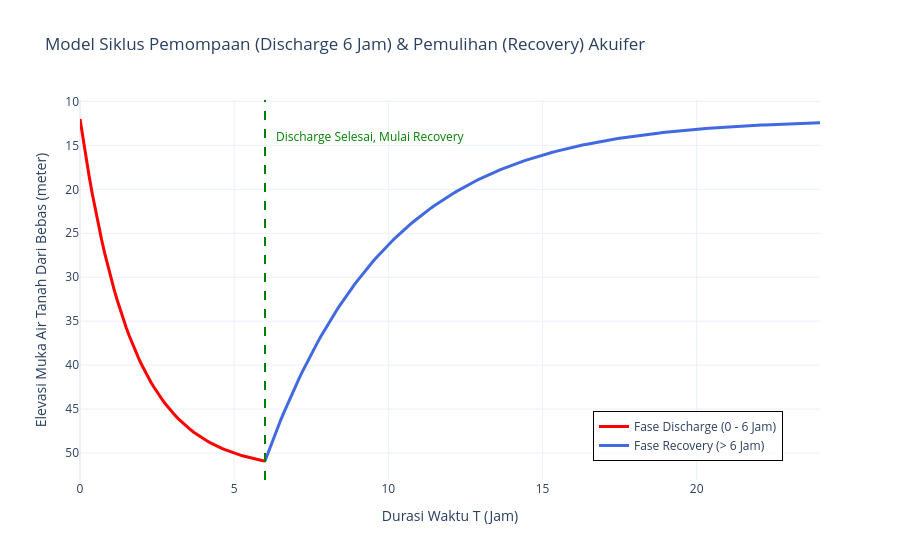

This figure's notebook cell:
### Code cell
import numpy as np
import pandas as pd
import plotly.graph_objects as go

# --- Parameter Simulasi ---
t_discharge = 6.0   # Durasi pemompaan (jam)
t_total = 24.0      # Total durasi simulasi (jam)
dt = 0.1            # Interval waktu (jam)

# Pembuatan array waktu dari 0 s/d 24 jam
waktu = np.arange(0, t_total + dt, dt)

# Parameter hidrologi dummy untuk pendekatan kurva
mat_awal = 12.0     # Muka air tanah awal sebelum dipompa (meter di bawah permukaan tanah)
S_max = 40.0        # Maksimal drawdown/penurunan muka air akibat pemompaan (meter)
k_d = 0.6           # Laju penurunan logaritmik/eksponensial (discharge)
k_r = 0.25          # Laju pemulihan akuifer (recovery)

# --- Perhitungan Muka Air Tanah (MAT) ---
def hitung_penurunan(t):
    if t <= t_discharge:
        # Fase Discharge (Penurunan Muka Air Tanah)
        return S_max * (1 - np.exp(-k_d * t))
    else:
        # Fase Recovery (Pemulihan Muka Air Tanah)
        # s_end adalah titik penurunan terdalam pada saat pompa dimatikan (t = 6)
        s_end = S_max * (1 - np.exp(-k_d * t_discharge))
        return s_end * np.exp(-k_r * (t - t_discharge))

# Aplikasikan fungsi ke seluruh titik waktu
drawdown = np.array([hitung_penurunan(t) for t in waktu])
mat_aktual = mat_awal + drawdown # Kedalaman MAT total

# Membuat DataFrame untuk memudahkan plotting
df = pd.DataFrame({
    'Waktu (Jam)': waktu,
    'MAT (m)': mat_aktual,
})

# --- Visualisasi Menggunakan Plotly ---
fig = go.Figure()

# Filter data untuk masing-masing fase agar warna garis bisa dibedakan
df_discharge = df[df['Waktu (Jam)'] <= t_discharge]
df_recovery = df[df['Waktu (Jam)'] >= t_discharge]

# 1. Tambahkan Trace untuk Fase Discharge
fig.add_trace(go.Scatter(
    x=df_discharge['Waktu (Jam)'],
    y=df_discharge['MAT (m)'],
    mode='lines',
    name='Fase Discharge (0 - 6 Jam)',
    line=dict(color='red', width=3)
))

# 2. Tambahkan Trace untuk Fase Recovery
fig.add_trace(go.Scatter(
    x=df_recovery['Waktu (Jam)'],
    y=df_recovery['MAT (m)'],
    mode='lines',
    name='Fase Recovery (> 6 Jam)',
    line=dict(color='royalblue', width=3)
))

# 3. Tambahkan Garis Penanda Batas Pompa Mati
fig.add_vline(x=t_discharge, line_width=2, line_dash="dash", line_color="green")
fig.add_annotation(
    x=t_discharge + 0.3, 
    y=mat_awal + 2,
    text="Discharge Selesai, Mulai Recovery", 
    showarrow=False, 
    font=dict(color="green", size=12),
    xanchor="left"
)

# 4. Kustomisasi Layout Grafik
fig.update_layout(
    title='Model Siklus Pemompaan (Discharge 6 Jam) & Pemulihan (Recovery) Akuifer',
    xaxis_title='Durasi Waktu T (Jam)',
    yaxis_title='Elevasi Muka Air Tanah Dari Bebas (meter)',
    yaxis=dict(
        autorange="reversed", # Sumbu Y dibalik, karena semakin besar nilai m, semakin dalam di bawah tanah
        zeroline=False
    ),
    template='plotly_white',
    hovermode='x unified',
    legend=dict(
        yanchor="bottom",
        y=0.05,
        xanchor="right",
        x=0.95,
        bgcolor="rgba(255, 255, 255, 0.8)",
        bordercolor="Black",
        borderwidth=1
    )
)

fig.show()

### Figure 1 — Plotly figure (JSON) as saved in the notebook; plotly's stock layout.template omitted (floating-point values rounded to 4 significant figures; data arrays with more than 128 entries replaced by an {"elided": "..."} marker saying what was removed)
{"data": [{"line": {"color": "red", "width": 3}, "mode": "lines", "name": "Fase Discharge (0 - 6 Jam)", "type": "scatter", "x": [0, 0.1, 0.2, 0.3, 0.4, 0.5, 0.6, 0.7, 0.8, 0.9, 1, 1.1, 1.2, 1.3, 1.4, 1.5, 1.6, 1.7, 1.8, 1.9, 2, 2.1, 2.2, 2.3, 2.4, 2.5, 2.6, 2.7, 2.8, 2.9, 3, 3.1, 3.2, 3.3, 3.4, 3.5, 3.6, 3.7, 3.8, 3.9, 4, 4.1, 4.2, 4.3, 4.4, 4.5, 4.6, 4.7, 4.8, 4.9, 5, 5.1, 5.2, 5.3, 5.4, 5.5, 5.6, 5.7, 5.8, 5.9, 6], "y": [12, 14.33, 16.52, 18.59, 20.53, 22.37, 24.09, 25.72, 27.25, 28.69, 30.05, 31.33, 32.53, 33.66, 34.73, 35.74, 36.68, 37.58, 38.42, 39.21, 39.95, 40.65, 41.31, 41.94, 42.52, 43.07, 43.59, 44.08, 44.55, 44.98, 45.39, 45.77, 46.14, 46.48, 46.8, 47.1, 47.39, 47.66, 47.91, 48.15, 48.37, 48.58, 48.78, 48.97, 49.15, 49.31, 49.47, 49.62, 49.75, 49.89, 50.01, 50.12, 50.23, 50.34, 50.43, 50.52, 50.61, 50.69, 50.77, 50.84, 50.91]}, {"line": {"color": "royalblue", "width": 3}, "mode": "lines", "name": "Fase Recovery (> 6 Jam)", "type": "scatter", "x": {"elided": "181 float values"}, "y": {"elided": "181 float values"}}], "layout": {"annotations": [{"font": {"color": "green", "size": 12}, "showarrow": false, "text": "Discharge Selesai, Mulai Recovery", "x": 6.3, "xanchor": "left", "y": 14}], "hovermode": "x unified", "legend": {"bgcolor": "rgba(255, 255, 255, 0.8)", "bordercolor": "Black", "borderwidth": 1, "x": 0.95, "xanchor": "right", "y": 0.05, "yanchor": "bottom"}, "shapes": [{"line": {"color": "green", "dash": "dash", "width": 2}, "type": "line", "x0": 6, "x1": 6, "xref": "x", "y0": 0, "y1": 1, "yref": "y domain"}], "title": {"text": "Model Siklus Pemompaan (Discharge 6 Jam) & Pemulihan (Recovery) Akuifer"}, "xaxis": {"title": {"text": "Durasi Waktu T (Jam)"}}, "yaxis": {"autorange": "reversed", "title": {"text": "Elevasi Muka Air Tanah Dari Bebas (meter)"}, "zeroline": false}}}
